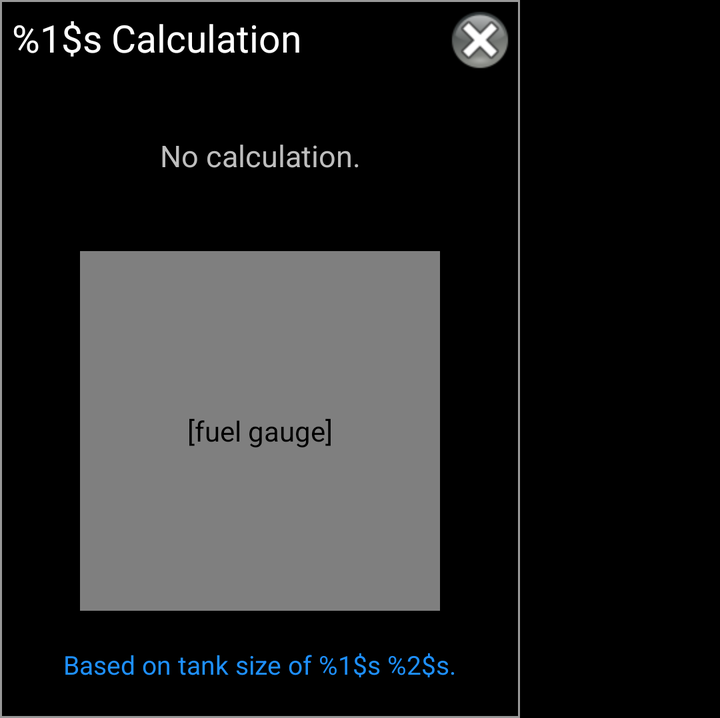
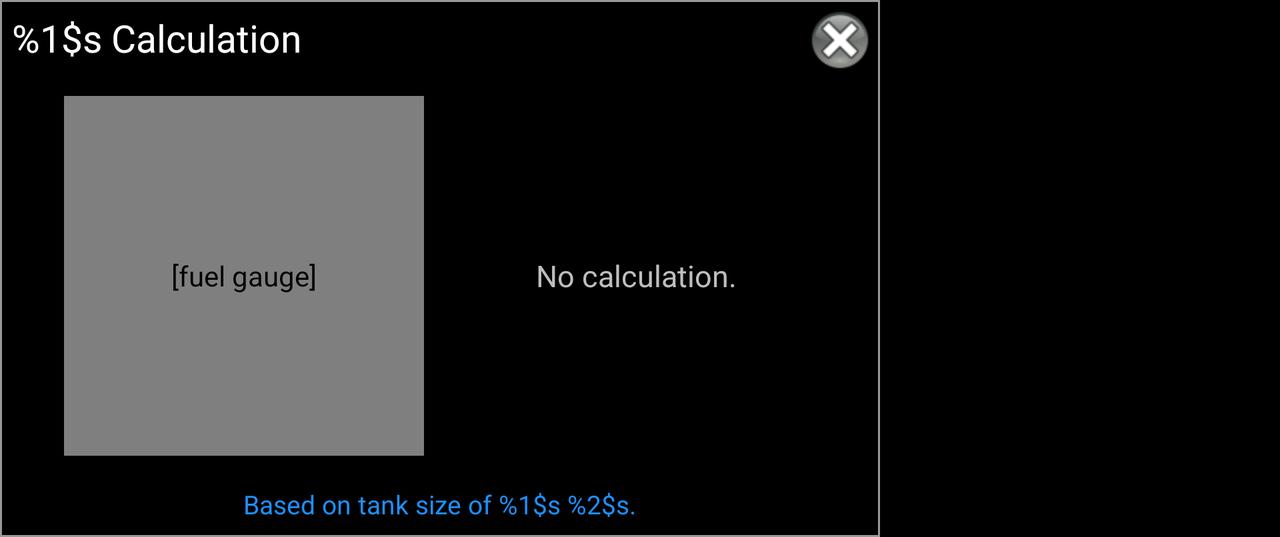

Two renders of one Android screen. The first uses the default layout on a phone; the second uses the alternative layout the repository ships for a different screen configuration, on a matching device. The two XML files are below.
<!-- AndroidManifest.xml: application theme AppTheme -->
<!-- res/layout/dialog_mileage_calculation.xml -->
<LinearLayout xmlns:android="http://schemas.android.com/apk/res/android"
    android:layout_width="@dimen/mileage_dialog_width_port"
    android:layout_height="wrap_content"
    android:orientation="vertical" 
    android:background="@drawable/dialog_border">
    
    <RelativeLayout
        android:layout_width="match_parent"
        android:layout_height="wrap_content" >

        <TextView
            android:id="@+id/textTitle"
            android:layout_width="wrap_content"
            android:layout_height="wrap_content"
            android:layout_alignParentLeft="true"
            android:layout_alignParentTop="true"
            android:layout_margin="6dp"
            android:text="@string/title_mileage_calculation"
            android:textColor="#ffffff"
            android:textSize="@dimen/mileage_dialog_title_font_size" />

        <ImageView
            android:id="@+id/imageCloseDialog"
            android:layout_width="wrap_content"
            android:layout_height="wrap_content"
            android:layout_alignParentRight="true"
            android:layout_alignParentTop="true"
            android:layout_margin="4dp"
            android:contentDescription="@string/close_dialog_description"
            android:src="@drawable/ic_dialog_close" />
    </RelativeLayout>

    <RelativeLayout
        android:layout_width="match_parent"
        android:layout_height="wrap_content" >

        <TextView
            android:id="@+id/textCalculation"
            android:layout_width="match_parent"
            android:layout_height="wrap_content"
            android:layout_margin="10dp"
            android:gravity="center"
            android:text="@string/mileage_calculation_none"
            android:textSize="@dimen/mileage_dialog_calc_font_size" />

        <com.github.wdkapps.fillup.GasGauge
            android:id="@+id/viewGauge"
            android:layout_width="@dimen/mileage_dialog_gauge_width"
            android:layout_height="@dimen/mileage_dialog_gauge_width"
            android:layout_below="@id/textCalculation"
            android:layout_centerInParent="true"
            android:layout_marginTop="10dp"
            android:contentDescription="@string/fuel_gauge_description" />
    </RelativeLayout>

    <RelativeLayout
        android:layout_width="match_parent"
        android:layout_height="wrap_content"
        android:layout_margin="8dp" >

        <TextView
            android:id="@+id/textNote"
            android:layout_width="wrap_content"
            android:layout_height="wrap_content"
            android:layout_centerInParent="true"
            android:layout_marginTop="20dp"
            android:textColor="@color/link_color"
            android:text="@string/mileage_estimate_note"
            android:textSize="@dimen/mileage_dialog_note_font_size" />
        
        
            
    </RelativeLayout>

</LinearLayout>
<!-- resources referenced by this layout -->
<resources>
  <color name="link_color">#1e90ff</color>
  <!-- from res/values-normal/ -->
  <dimen name="mileage_dialog_calc_font_size">15sp</dimen>
  <!-- from res/values-normal/ -->
  <dimen name="mileage_dialog_gauge_width">180dp</dimen>
  <!-- from res/values-normal/ -->
  <dimen name="mileage_dialog_note_font_size">13sp</dimen>
  <!-- from res/values-normal/ -->
  <dimen name="mileage_dialog_title_font_size">19sp</dimen>
  <!-- from res/values-normal/ -->
  <dimen name="mileage_dialog_width_port">260dp</dimen>
  <!-- drawable dialog_border (drawable) -->
  <?xml version="1.0" encoding="utf-8"?>
  
  <shape xmlns:android="http://schemas.android.com/apk/res/android"> 
      
      <stroke 
          android:width="1dp" 
          android:color="@color/border_fg" 
          /> 
  
      <solid 
          android:color="@color/border_bg" 
          />
       
      <padding 
          android:left="0dp" 
          android:top="0dp" 
          android:right="0dp" 
          android:bottom="0dp" 
          /> 
      
  </shape>
  <!-- drawable ic_dialog_close: png bitmap (drawable-hdpi, 3311 bytes) -->
  <string name="close_dialog_description">[close dialog]</string>
  <string name="fuel_gauge_description">[fuel gauge]</string>
  <string name="mileage_calculation_none">\nNo calculation.\n</string>
  <string name="mileage_estimate_note">Based on tank size of %1$s %2$s.</string>
  <string name="title_mileage_calculation">%1$s Calculation</string>
  <style name="AppTheme" parent="AppBaseTheme">
          
      </style>
  <color name="border_fg">#989898</color>
  <color name="border_bg">#000000</color>
  <style name="AppBaseTheme" parent="android:Theme.Black.NoTitleBar">
          
      </style>
</resources>
<!-- res/layout-land/dialog_mileage_calculation.xml (the repository's variant of the layout above) -->
<!-- drawn on the phone turned sideways -->
<LinearLayout xmlns:android="http://schemas.android.com/apk/res/android"
    android:layout_width="@dimen/mileage_dialog_width_land"
    android:layout_height="wrap_content"
    android:orientation="vertical" 
    android:background="@drawable/dialog_border">

    <RelativeLayout
        android:layout_width="match_parent"
        android:layout_height="wrap_content" >

        <TextView
            android:id="@+id/textTitle"
            android:layout_width="wrap_content"
            android:layout_height="wrap_content"
            android:layout_alignParentLeft="true"
            android:layout_alignParentTop="true"
            android:layout_margin="6dp"
            android:text="@string/title_mileage_calculation"
            android:textSize="@dimen/mileage_dialog_title_font_size" 
            android:textColor="#ffffff" />

        <ImageView
            android:id="@+id/imageCloseDialog"
            android:layout_width="wrap_content"
            android:layout_height="wrap_content"
            android:layout_alignParentRight="true"
            android:layout_alignParentTop="true"
            android:layout_margin="4dp"
            android:src="@drawable/ic_dialog_close"
            android:contentDescription="@string/close_dialog_description" />
        
    </RelativeLayout>

    <RelativeLayout
        android:layout_width="match_parent"
        android:layout_height="wrap_content" >

        <View
            android:id="@+id/strut"
            android:layout_width="0dp"
            android:layout_height="0dp"
            android:layout_centerHorizontal="true" />

        <com.github.wdkapps.fillup.GasGauge
            android:id="@+id/viewGauge"
            android:layout_width="@dimen/mileage_dialog_gauge_width"
            android:layout_height="@dimen/mileage_dialog_gauge_width"
            android:layout_alignRight="@id/strut"
            android:layout_margin="8dp"
            android:contentDescription="@string/fuel_gauge_description" />

        <TextView
            android:id="@+id/textCalculation"
            android:layout_width="@dimen/mileage_dialog_gauge_width"
            android:layout_height="@dimen/mileage_dialog_gauge_width"
            android:layout_alignLeft="@id/strut"
            android:layout_margin="8dp"
            android:gravity="center"
            android:text="@string/mileage_calculation_none"
            android:textSize="@dimen/mileage_dialog_calc_font_size" />
    </RelativeLayout>
    
    <RelativeLayout 
        android:layout_width="match_parent"
        android:layout_height="wrap_content" >

        <TextView 
            android:id="@+id/textNote"
	        android:layout_width="wrap_content"
	        android:layout_height="wrap_content"
            android:layout_centerInParent="true"
            android:layout_marginTop="15dp"
            android:textColor="@color/link_color"
            android:textSize="@dimen/mileage_dialog_note_font_size" 
	        android:text="@string/mileage_estimate_note" />
        
    </RelativeLayout>

</LinearLayout>
<!-- resources referenced by the variant -->
<!-- as the phone turned sideways resolves them -->
<resources>
  <color name="link_color">#1e90ff</color>
  <!-- from res/values-normal/ -->
  <dimen name="mileage_dialog_calc_font_size">15sp</dimen>
  <!-- from res/values-normal/ -->
  <dimen name="mileage_dialog_gauge_width">180dp</dimen>
  <!-- from res/values-normal/ -->
  <dimen name="mileage_dialog_note_font_size">13sp</dimen>
  <!-- from res/values-normal/ -->
  <dimen name="mileage_dialog_title_font_size">19sp</dimen>
  <!-- from res/values-normal/ -->
  <dimen name="mileage_dialog_width_land">440dp</dimen>
  <!-- drawable dialog_border (drawable) -->
  <?xml version="1.0" encoding="utf-8"?>
  
  <shape xmlns:android="http://schemas.android.com/apk/res/android"> 
      
      <stroke 
          android:width="1dp" 
          android:color="@color/border_fg" 
          /> 
  
      <solid 
          android:color="@color/border_bg" 
          />
       
      <padding 
          android:left="0dp" 
          android:top="0dp" 
          android:right="0dp" 
          android:bottom="0dp" 
          /> 
      
  </shape>
  <!-- drawable ic_dialog_close: png bitmap (drawable-hdpi, 3311 bytes) -->
  <string name="close_dialog_description">[close dialog]</string>
  <string name="fuel_gauge_description">[fuel gauge]</string>
  <string name="mileage_calculation_none">\nNo calculation.\n</string>
  <string name="mileage_estimate_note">Based on tank size of %1$s %2$s.</string>
  <string name="title_mileage_calculation">%1$s Calculation</string>
  <style name="AppTheme" parent="AppBaseTheme">
          
      </style>
  <color name="border_fg">#989898</color>
  <color name="border_bg">#000000</color>
  <style name="AppBaseTheme" parent="android:Theme.Black.NoTitleBar">
          
      </style>
</resources>
